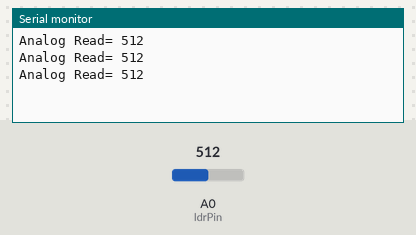
The sketch below on a simulated Arduino Uno, built with avr-gcc and run on an emulated ATmega328P. On the bench: the last lines printed to the serial monitor. The inputs (shaded band) are chosen by the test bench; at power-on: A0 (ldrPin) = 512.

Above: at 1.3 s.
1.4 s: A0 (ldrPin) set to 716
At 1.9 s:
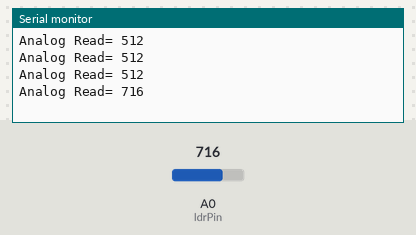
2.9 s: A0 (ldrPin) set to 900
At 3.4 s:
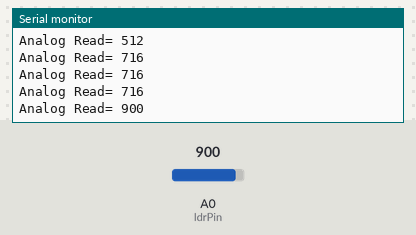
Timing chart, 0 to 5.9 s (numbered marks = the images above; inputs shaded):
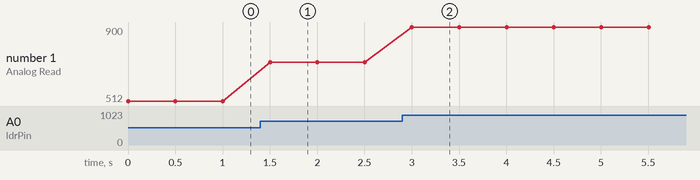

Measured:
- after the input at 1.4 s, the serial monitor: prints a new line after 0.10 s (image 1)
- after the input at 2.9 s, the serial monitor: prints a new line after 0.10 s (image 2)
- plotted number 1: 512 → 716 after the input at 1.4 s, 716 → 900 after the input at 2.9 s

The sketch:

ldr.ino
```cpp
/*---------------------KRENOVATOR---------------------
  LDR

  Demonstrates the LDR diode to understand its functions
  and how to code it.

  Get the code at github
  http://bit.ly/SmartLightAssistant

  by M.Zulsyahmi @krenovator
  October 2018
 */

//initialize the pin used for LDR
int ldrPin = A0;
int sensorVal = 0;

void setup() {
  //declare the function of each initialized
  pinMode(ldrPin,INPUT);

  //burn command to be display on serial monitor
  Serial.begin(9600);
}

void loop() {
  //command to read the analog pin for LDR sensor
  int sensorVal = analogRead(ldrPin);

  //the code to be displayed in serial monitor
  Serial.print("Analog Read= ");
  Serial.println(sensorVal);
  delay(500);
}
```
